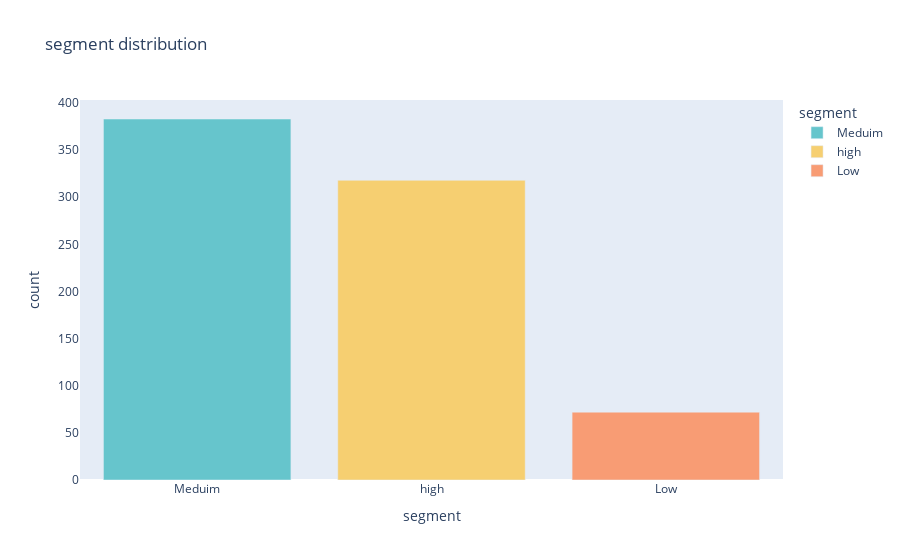

Notebook code cell kept with this figure:
### Code cell
fig = px.bar(seg_count,
             x='segment',
             y='count',
             color='segment',
             title = 'segment distribution',
             labels = "Customer segment , Value Count",
             color_discrete_sequence = px.colors.qualitative.Pastel)
            

fig.update_layout(
    xaxis = dict(showgrid=False),
    yaxis = dict(showgrid=False)
)
fig.show()

### Figure 1 — Plotly figure (JSON) as saved in the notebook; plotly's stock layout.template omitted (floating-point values rounded to 4 significant figures)
{"data": [{"alignmentgroup": "True", "hovertemplate": "segment=%{x}<br>count=%{y}<extra></extra>", "legendgroup": "Meduim", "marker": {"color": "rgb(102, 197, 204)", "pattern": {"shape": ""}}, "name": "Meduim", "offsetgroup": "Meduim", "orientation": "v", "showlegend": true, "textposition": "auto", "type": "bar", "x": ["Meduim"], "xaxis": "x", "y": [383], "yaxis": "y"}, {"alignmentgroup": "True", "hovertemplate": "segment=%{x}<br>count=%{y}<extra></extra>", "legendgroup": "high", "marker": {"color": "rgb(246, 207, 113)", "pattern": {"shape": ""}}, "name": "high", "offsetgroup": "high", "orientation": "v", "showlegend": true, "textposition": "auto", "type": "bar", "x": ["high"], "xaxis": "x", "y": [318], "yaxis": "y"}, {"alignmentgroup": "True", "hovertemplate": "segment=%{x}<br>count=%{y}<extra></extra>", "legendgroup": "Low", "marker": {"color": "rgb(248, 156, 116)", "pattern": {"shape": ""}}, "name": "Low", "offsetgroup": "Low", "orientation": "v", "showlegend": true, "textposition": "auto", "type": "bar", "x": ["Low"], "xaxis": "x", "y": [72], "yaxis": "y"}], "layout": {"barmode": "relative", "legend": {"title": {"text": "segment"}, "tracegroupgap": 0}, "title": {"text": "segment distribution"}, "xaxis": {"anchor": "y", "categoryarray": ["Meduim", "high", "Low"], "categoryorder": "array", "domain": [0, 1], "showgrid": false, "title": {"text": "segment"}}, "yaxis": {"anchor": "x", "domain": [0, 1], "showgrid": false, "title": {"text": "count"}}}}
